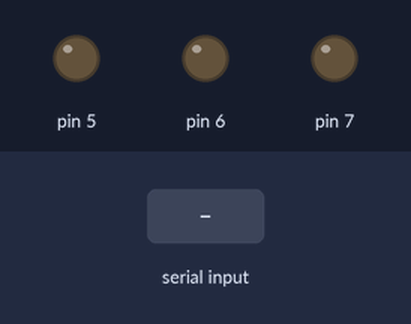
The sketch below on a simulated Arduino Uno, built with avr-gcc and run on an emulated ATmega328P. On the bench: output pins drawn as LEDs (lit = HIGH). Dashed ring = blinking. Inputs (shaded band) come from the test bench.

Above: at 1.2 s.
1.3 s: "c" received over the second serial link
At 1.7 s:
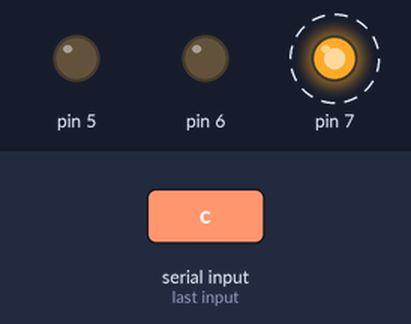
At 2.2 s:
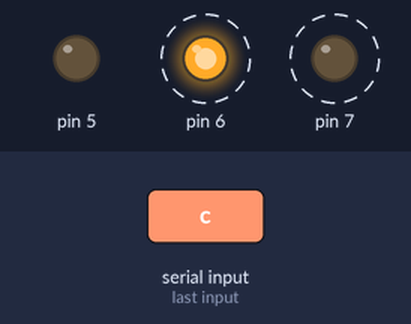
4.3 s: "y" received over the second serial link
At 5.7 s:
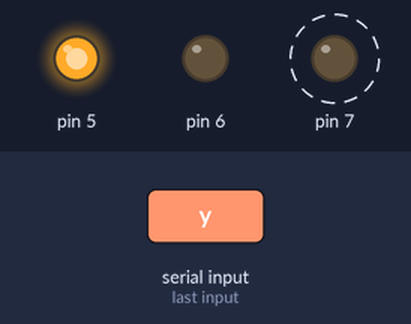
5.8 s: "r" received over the second serial link
Timing chart, 0 to 8.8 s (numbered marks = the images above; inputs shaded):
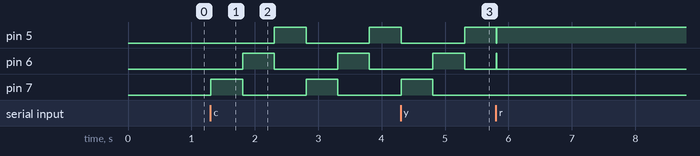

Measured:
- after the input at 1.3 s, pin 5: LOW → HIGH after 1.0 s, → LOW 0.50 s later, → HIGH 1.0 s later; pin 6: alternates HIGH for 0.50 s and LOW for 1.0 s, starting after 0.51 s; pin 7: alternates HIGH for 0.50 s and LOW for 1.0 s, starting at once

The sketch:

Bluetooth_Test.ino
```cpp
#include <SoftwareSerial.h>
SoftwareSerial BT(10, 11);
// creates a "virtual" serial port/UART
// connect BT module TX to D10
// connect BT module RX to D11
// connect BT Vcc to 5V, GND to GND
void setup(){
  // set digital pin to control as an output
  pinMode(5, OUTPUT);
  pinMode(6, OUTPUT);
  pinMode(7, OUTPUT);

  // set the data rate for the SoftwareSerial port
  BT.begin(9600);
  // Send initial message to other device
  BT.println("Type in: 'r', 'y', 'g', or 'c'");
}

char s; // stores incoming character from other device
void loop(){
  if (BT.available())
  // if text arrived in from BT serial
  {
    s=(BT.read());
    if (s=='r'){
      digitalWrite(5, HIGH);
      digitalWrite(6, LOW);
      digitalWrite(7, LOW);
      BT.println("RED");
    }
    if (s=='y'){
      digitalWrite(5, LOW);
      digitalWrite(6, HIGH);
      digitalWrite(7, LOW);
      BT.println("YELLOW");
    }
    if (s=='g'){
      digitalWrite(5, LOW);
      digitalWrite(6, LOW);
      digitalWrite(7, HIGH);
      BT.println("GREEN");
    }
    if (s=='c'){
      BT.println("CYCLE");
      for(int i = 0; i < 3; i++){
        allOff();
        digitalWrite(7, HIGH);
        delay(500);
        allOff();
        digitalWrite(6, HIGH);
        delay(500);
        allOff();
        digitalWrite(5, HIGH);
        delay(500);
      }
    if (s=='g'){
      allOff();
      BT.println("GREEN");
    }
    }
  }
}

void allOff(){
      digitalWrite(5, LOW);
      digitalWrite(6, LOW);
      digitalWrite(7, LOW);
}

void allOn(){
      digitalWrite(5, HIGH);
      digitalWrite(6, HIGH);
      digitalWrite(7, HIGH);
}
```
